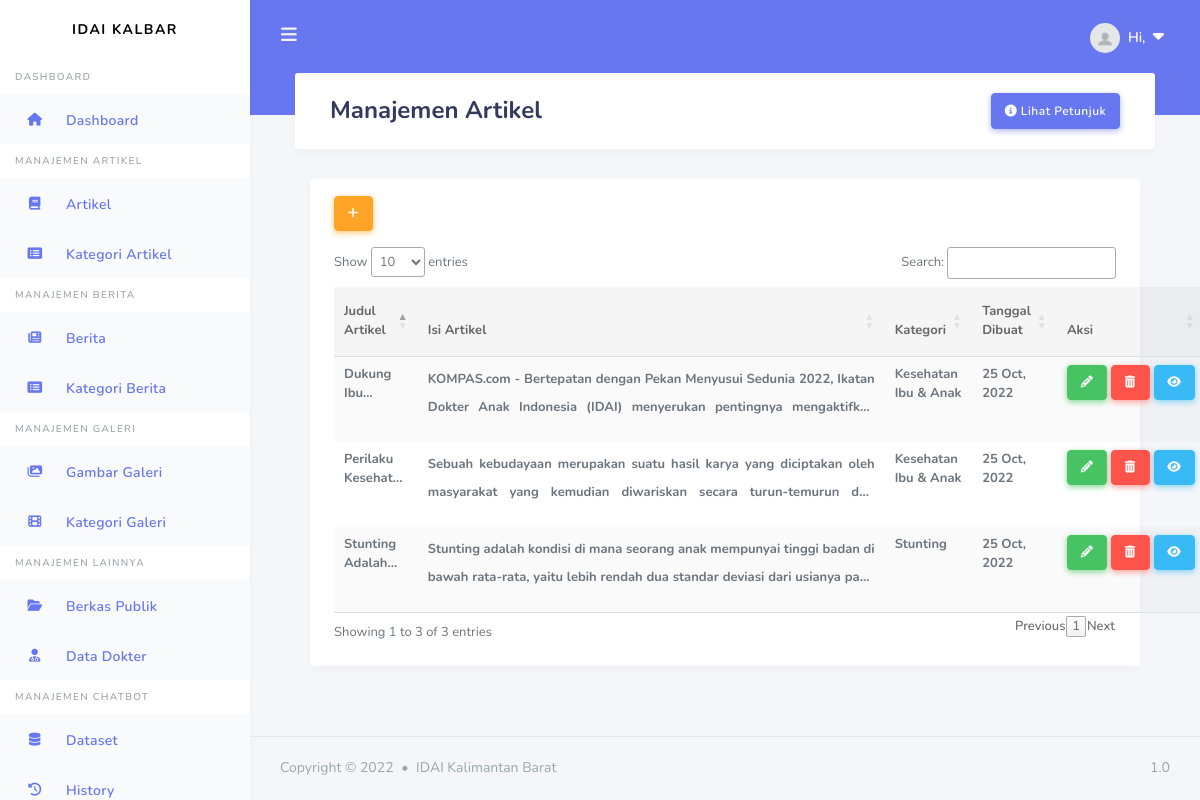
Page /admin/artikel on the committed database.
### apps/models.py (models this page shows, shortened)
class Article(db.Model):
    id = db.Column(db.Integer, primary_key=True)
    title = db.Column(db.String(100), nullable=False)
    image_article = db.Column(db.String(20))
    date_posted = db.Column(db.DateTime, nullable=False, default=datetime.utcnow)
    content = db.Column(db.Text, nullable=False)
    slug = db.Column(db.Text, nullable=False, unique=True)
    user_id = db.Column(db.Integer, db.ForeignKey('user.id'), nullable=False)
    category_id = db.Column(db.Integer, db.ForeignKey('category.id'),
        nullable=False)
    category = db.relationship('Category', backref=db.backref('article', lazy=True))

class Category(db.Model):
    id = db.Column(db.Integer, primary_key=True)
    name = db.Column(db.String(50), nullable=False)
    slug = db.Column(db.String(50))

### apps/articles/routes.py (the view)
@articles.route("/admin/artikel")
def article_admin():
    articles=Article.query.order_by(Article.date_posted.desc())
    cat = Category.query.all()
    return render_template('users/admin/articles/artikel_admin.html', title='Artikel', articles=articles, cat=cat)

### apps/templates/users/admin/articles/artikel_admin.html (shortened to what this page needs)
{% extends "layouts/base_dashboard.html" %}
{% block header %}
<div class="container">
    <h1>Manajemen {{ title }}</h1>
    <button type="button" class="btn btn-primary float-right" data-toggle="modal" data-target="#exampleModal">
        <i class="fa-solid fa-circle-info"></i>&nbsp;Lihat Petunjuk
    </button>
  </div>
{% endblock header %}
{% block content %}
<div class="container">
    <div class="row">
      <div class="col-12 col-md-12 col-lg-12">
        <div class="card">
          <section class="section m-4">
                <div class="mb-3">
                    <a href="{{ url_for('articles.new_article') }}" type="button" class="btn btn-warning btn-md" data-placement="top" title="Tambah Artikel"><i class="fa-solid fa-plus"></i></a>
                </div>
                <table id="data" class="table table-striped table-hover" >
                    <thead>
                      <tr>
                        <th scope="col">Judul Artikel</th>
                        <th scope="col">Isi Artikel</th>
                        <th scope="col">Kategori</th>
                        <th scope="col">Tanggal Dibuat</th>
                        <th scope="col">Aksi</th>
                      </tr>
                    </thead>
                    <tbody>
                        {% for article in articles %}
                      <tr>
                        <th>
                            <div class="module line-clamp">
                                {{ article.title }}
                             </div>
                        </th>
                        <th>
                            <div class="module line-clamp">
                               {{ article.content | safe}}
                            </div>
                        </th>
                        <th>{{ article.category.name }}</th>
                        <th>{{ article.date_posted.strftime('%d %b, %Y') }}</th>
                        <th>
                            <div class="d-grid gap-2 d-md-flex justify-content-md-end">
                                <a href="{{ url_for('articles.article_update', artikel_id=article.id) }}" type="button" class="btn btn-success btn-md mr-1" title="Ubah Artikel">
                                    <i class="fa-solid fa-pencil"></i>
                                </a>
                                <button type="button" class="btn btn-danger btn-md mr-1" data-toggle="modal" data-target="#deleteModal{{article.id}}" title="Hapus Artikel">
                                    <i class="fa-solid fa-trash-can"></i>
                                </button>
                                <button type="button" class="btn btn-md btn-info " data-toggle="modal" data-target="#myModal{{article.id}}" title="Lihat Artikel">
                                    <i class="fa-solid fa-eye"></i>
                                </button>
                            </div>
                        </th>
                    </tr>
                    {% endfor %}
                    </tbody>
                </table>
          </section>
        </div>
      </div>
    </div>
</div>
{% endblock content%}

### apps/static/assets/css/custom.css (style rules this page uses)
.module { margin: 0 0 1em 0; overflow: hidden; }
.module p { text-align: justify; margin: 0; }
.line-clamp { display: -webkit-box; -webkit-line-clamp: 2; -webkit-box-orient: vertical; }

### rows in the picture
Article: title "Perilaku…", content "Sebuah kebudayaan merupakan suatu hasil karya yang diciptakan oleh masyarakat yang kemudian diwariskan secara turun-temurun…", category.name "Kesehatan Ibu & Anak", date_posted "25 Oct, 2022"
Article: title "Stunting…", content "Stunting adalah kondisi di mana seorang anak mempunyai tinggi badan di bawah rata-rata, yaitu lebih rendah dua standar deviasi dari usianya…", category.name "Stunting", date_posted "25 Oct, 2022"
Article: title "Dukung…", content "KOMPAS.com - Bertepatan dengan Pekan Menyusui Sedunia 2022, Ikatan Dokter Anak Indonesia (IDAI) menyerukan pentingnya…", category.name "Kesehatan Ibu & Anak", date_posted "25 Oct, 2022"

### other values in the picture
{{ title }} "Artikel"
